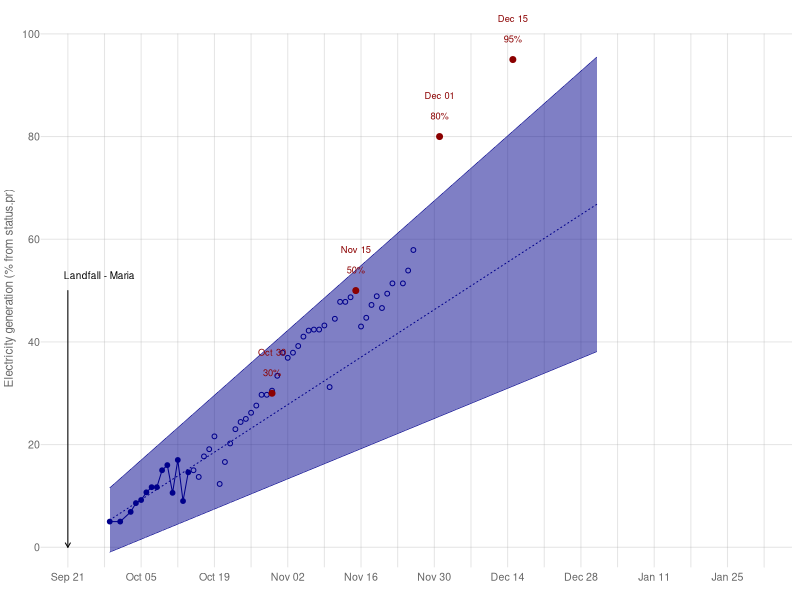

Generate this figure with R:
library(data.table)
library(dplyr)
library(lubridate)
library(stringr)

### dates for plot
x.dates = seq(ymd('2017-09-21'), ymd('2018-02-07'), by='weeks')

### reported data
elec = fread('data/StatusPR.csv') %>%
  mutate(
    yr = '2017',
    date = ymd(paste(yr, Month, Day, sep='-'))) %>%
  arrange(date) %>%
  filter(Resource == 'Electricity')

### targets from Oct 14
targets = data.table(
  date = ymd(c('2017-10-30', '2017-11-15', '2017-12-01', '2017-12-15')),#, '2018-01-31')),
  target = c(30, 50, 80, 95),#, 75),
  col = c(rep('darkred', 4)))#, 'darkorange'))

### model expectation on Oct 14
initial.model <- lm(Value ~ date, filter(elec, date <= ymd('2017-10-14')))
#summary(initial.model)
model.coeff = summary(initial.model)$coefficients['date', c('Estimate', 'Std. Error')]
model.coeff[1] - qnorm(0.975) * model.coeff[2]
model.coeff[1] + qnorm(0.975) * model.coeff[2]
initial.preds = predict.lm(initial.model, 
  newdata=data.table(date=c(min(elec$date), ymd('2017-12-31'))),
  se.fit=T, interval='prediction')$fit %>%
  as.data.frame() %>%
  mutate(date = c(min(elec$date), ymd('2017-12-31')))

### plot
plot.elec = function() {
png('figs/Electricity.png', 5, 3, units='in', res=360)
par(mar=c(2, 2.5, 0.5, 0.5), cex=0.8)
plot(x.dates, rep(1, length(x.dates)),
  ylim=c(0, 101),
  type='n', 
  axes=F, xlab='', ylab='')
abline(h=seq(0, 100, by=20), col=adjustcolor('darkgrey', 0.3))
for (x.date in x.dates) {
  lines(rep(x.date, 2), c(-4, 100), col=adjustcolor('darkgrey', 0.3))
}
lines(filter(elec, date <= ymd('2017-10-14')) %>% select(date, Value), 
  col='darkblue')
points(filter(elec, date <= ymd('2017-10-14')) %>% select(date, Value), 
  col='darkblue', pch=19, cex=0.8)
points(filter(elec, ymd('2017-10-14') < date) %>% select(date, Value), 
  col='darkblue', pch=1, cex=0.8)

# prediction
polygon(c(initial.preds$date, rev(initial.preds$date)),
  c(initial.preds$upr, rev(initial.preds$lwr)), 
  border=F, col=adjustcolor('darkblue', 0.5))
lines(select(initial.preds, date, fit), col='darkblue', lty=3)
lines(select(initial.preds, date, lwr), col='darkblue', lty=1, lwd=0.5)
lines(select(initial.preds, date, upr), col='darkblue', lty=1, lwd=0.5)

# targets
points(targets$date, targets$target, col=targets$col, pch=19)
text(targets$date, targets$target+8, labels=format(targets$date, '%b %d'), 
  col=targets$col, pch=19, cex=0.7)
text(targets$date, targets$target+4, labels=paste0(targets$target, '%'), 
  col=targets$col, pch=19, cex=0.7)

# landfall
arrows(ymd('2017-09-21'), 50, ymd('2017-09-21'), 0, length=0.05)
text(ymd('2017-09-27'), 53, 'Landfall - Maria', cex=0.75)

# dressing
axis.Date(1, at=x.dates, format="%b %d", col='white', 
  mgp=c(3, 0, 0), col.axis='grey40', cex.axis=0.8)
axis(2, at=seq(0, 100, by=20), las=1, col='white', 
  mgp=c(3, 0, 0), col.axis='grey40', cex.axis=0.8)
mtext('Electricity generation (% from status.pr)', 2, line=1.5, col='grey40', cex=0.7)
dev.off()
}
plot.elec()


